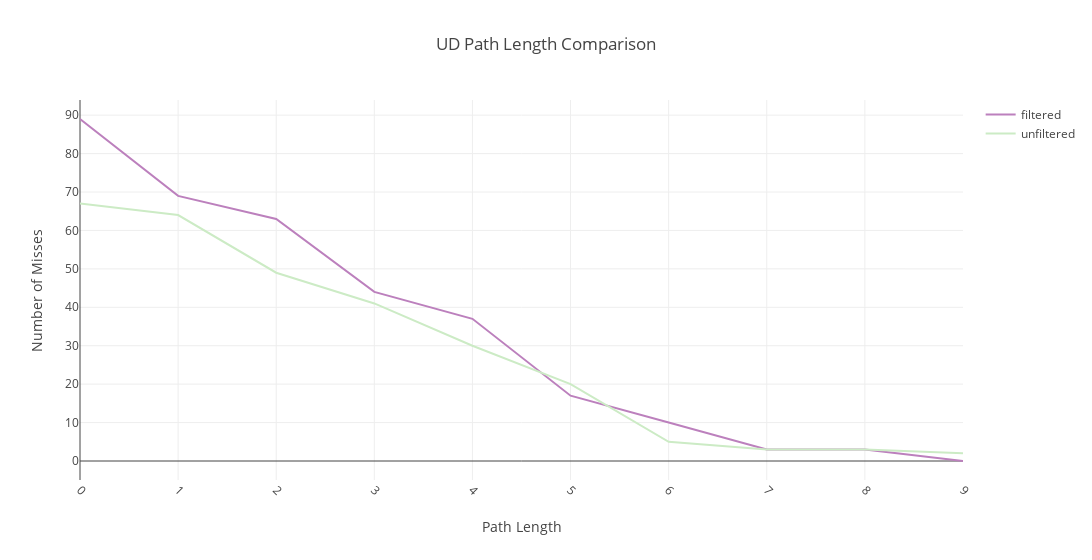

Notebook source saved alongside this figure:
### Code cell
scatter1 = go.Scatter(
    x=[i for i in range(10)], 
    y=[filtered_only_misses_by_ud_dict['total'].get(i, 0) for i in range(10)],
    mode='lines',
    name='filtered',
    marker = dict(color='#BC80BD')

)

scatter2= go.Scatter(
    x=[i for i in range(10)], 
    y=[unfiltered_only_misses_by_ud_dict['total'].get(i, 0) for i in range(10)],
    mode='lines',
    name='unfiltered',
    marker = dict(color='#CCEBC5')
)


layout = go.Layout(
    title='UD Path Length Comparison',
    xaxis_title="Path Length",
    yaxis_title="Number of Misses",        
    barmode='overlay',
    width=1200,
    xaxis = go.layout.XAxis(
        tickangle = 45,
        automargin = True
        
    )
    
        
)

fig = go.Figure(data=[scatter1,scatter2], layout=layout)


fig.show()

### Figure 1 — Plotly figure (JSON) as saved in the notebook; plotly's stock layout.template omitted (floating-point values rounded to 4 significant figures)
{"data": [{"marker": {"color": "#BC80BD"}, "mode": "lines", "name": "filtered", "type": "scatter", "uid": "cb98cdba-55e7-45e1-87fa-6c120b870f2f", "x": [0, 1, 2, 3, 4, 5, 6, 7, 8, 9], "y": [89, 69, 63, 44, 37, 17, 10, 3, 3, 0]}, {"marker": {"color": "#CCEBC5"}, "mode": "lines", "name": "unfiltered", "type": "scatter", "uid": "1ec39e6b-b1fb-48e7-8495-b914933bbc9a", "x": [0, 1, 2, 3, 4, 5, 6, 7, 8, 9], "y": [67, 64, 49, 41, 30, 20, 5, 3, 3, 2]}], "layout": {"barmode": "overlay", "title": {"text": "UD Path Length Comparison"}, "width": 1200, "xaxis": {"automargin": true, "tickangle": 45, "title": {"text": "Path Length"}}, "yaxis": {"title": {"text": "Number of Misses"}}}}
